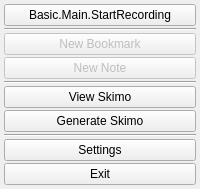
  <widget class="OBSDock" name="controlsDock">
   <property name="sizePolicy">
    <sizepolicy hsizetype="Preferred" vsizetype="Preferred">
     <horstretch>0</horstretch>
     <verstretch>0</verstretch>
    </sizepolicy>
   </property>
   <property name="features">
    <set>QDockWidget::NoDockWidgetFeatures</set>
   </property>
   <property name="allowedAreas">
    <set>Qt::BottomDockWidgetArea</set>
   </property>
   <property name="windowTitle">
    <string>Basic.Main.Controls</string>
   </property>
   <attribute name="dockWidgetArea">
    <number>8</number>
   </attribute>
   <widget class="QWidget" name="controlsDockContents">
    <layout class="QVBoxLayout" name="buttonsVLayout">
     <property name="spacing">
      <number>2</number>
     </property>
     <property name="leftMargin">
      <number>4</number>
     </property>
     <property name="topMargin">
      <number>4</number>
     </property>
     <property name="rightMargin">
      <number>4</number>
     </property>
     <property name="bottomMargin">
      <number>4</number>
     </property>
     <item>
      <layout class="QHBoxLayout" name="recordingLayout">
       <property name="spacing">
        <number>2</number>
       </property>
       <property name="leftMargin">
        <number>0</number>
       </property>
       <property name="topMargin">
        <number>0</number>
       </property>
       <property name="rightMargin">
        <number>0</number>
       </property>
       <property name="bottomMargin">
        <number>0</number>
       </property>
       <item>
        <widget class="RecordButton" name="recordButton">
         <property name="enabled">
          <bool>true</bool>
         </property>
         <property name="sizePolicy">
          <sizepolicy hsizetype="Ignored" vsizetype="Fixed">
           <horstretch>0</horstretch>
           <verstretch>0</verstretch>
          </sizepolicy>
         </property>
         <property name="minimumSize">
          <size>
           <width>0</width>
           <height>0</height>
          </size>
         </property>
         <property name="text">
          <string>Basic.Main.StartRecording</string>
         </property>
         <property name="checkable">
          <bool>true</bool>
         </property>
        </widget>
       </item>
      </layout>
     </item>
     <item>
      <widget class="Line" name="line">
       <property name="orientation">
        <enum>Qt::Horizontal</enum>
       </property>
      </widget>
     </item>
     <item>
      <widget class="QPushButton" name="bookmarkButton">
       <property name="enabled">
        <bool>false</bool>
       </property>
       <property name="text">
        <string>New Bookmark</string>
       </property>
       <property name="checkable">
        <bool>false</bool>
       </property>
       <property name="flat">
        <bool>false</bool>
       </property>
      </widget>
     </item>
     <item>
      <widget class="QPushButton" name="noteButton">
       <property name="enabled">
        <bool>false</bool>
       </property>
       <property name="text">
        <string>New Note</string>
       </property>
      </widget>
     </item>
     <item>
      <widget class="Line" name="line_2">
       <property name="orientation">
        <enum>Qt::Horizontal</enum>
       </property>
      </widget>
     </item>
     <item>
      <widget class="QPushButton" name="viewSkimo">
       <property name="text">
        <string>View Skimo</string>
       </property>
      </widget>
     </item>
     <item>
      <widget class="QPushButton" name="generateSkimo">
       <property name="text">
        <string>Generate Skimo</string>
       </property>
      </widget>
     </item>
     <item>
      <widget class="Line" name="line_3">
       <property name="sizePolicy">
        <sizepolicy hsizetype="Minimum" vsizetype="Minimum">
         <horstretch>0</horstretch>
         <verstretch>0</verstretch>
        </sizepolicy>
       </property>
       <property name="orientation">
        <enum>Qt::Horizontal</enum>
       </property>
      </widget>
     </item>
     <item>
      <widget class="QPushButton" name="settingsButton">
       <property name="sizePolicy">
        <sizepolicy hsizetype="Ignored" vsizetype="Fixed">
         <horstretch>0</horstretch>
         <verstretch>0</verstretch>
        </sizepolicy>
       </property>
       <property name="minimumSize">
        <size>
         <width>150</width>
         <height>0</height>
        </size>
       </property>
       <property name="text">
        <string>Settings</string>
       </property>
      </widget>
     </item>
     <item>
      <widget class="QPushButton" name="exitButton">
       <property name="sizePolicy">
        <sizepolicy hsizetype="Ignored" vsizetype="Fixed">
         <horstretch>0</horstretch>
         <verstretch>0</verstretch>
        </sizepolicy>
       </property>
       <property name="minimumSize">
        <size>
         <width>150</width>
         <height>0</height>
        </size>
       </property>
       <property name="text">
        <string>Exit</string>
       </property>
      </widget>
     </item>
     <item>
      <spacer name="expVSpacer">
       <property name="orientation">
        <enum>Qt::Vertical</enum>
       </property>
       <property name="sizeHint" stdset="0">
        <size>
         <width>0</width>
         <height>0</height>
        </size>
       </property>
      </spacer>
     </item>
    </layout>
   </widget>
  </widget>
